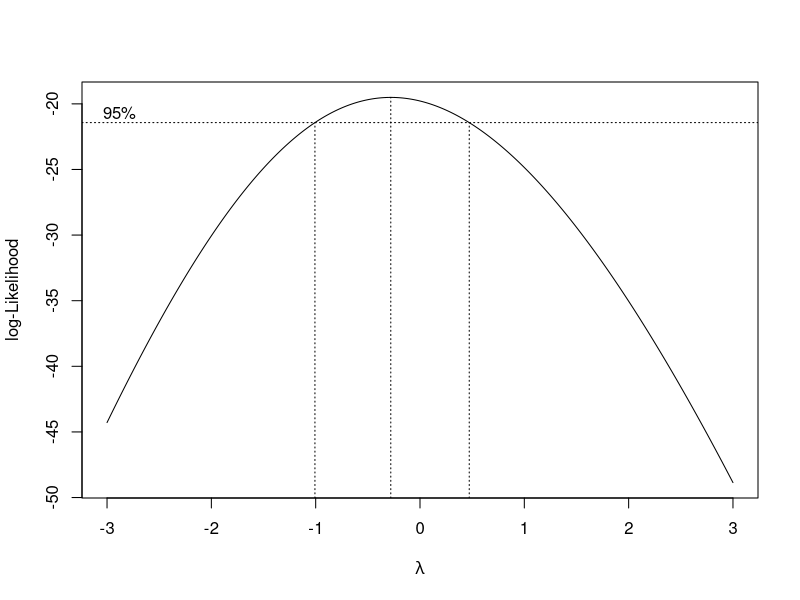
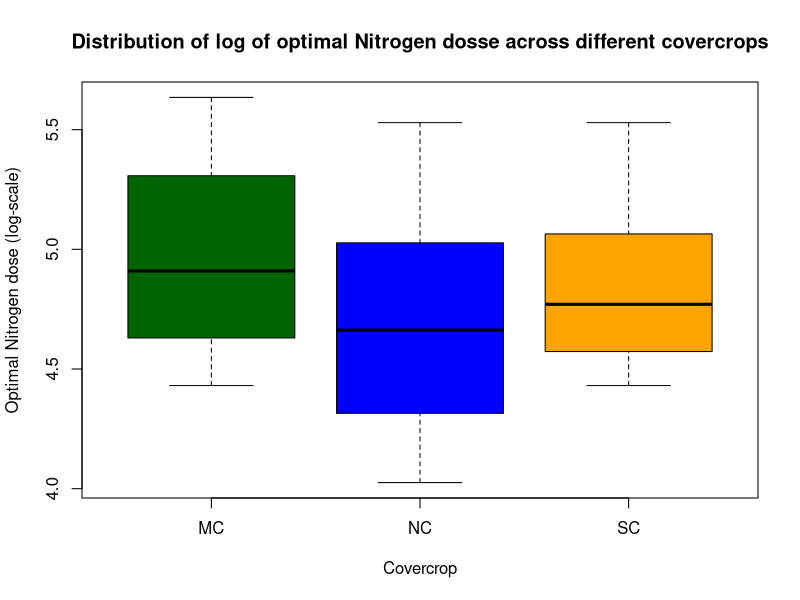
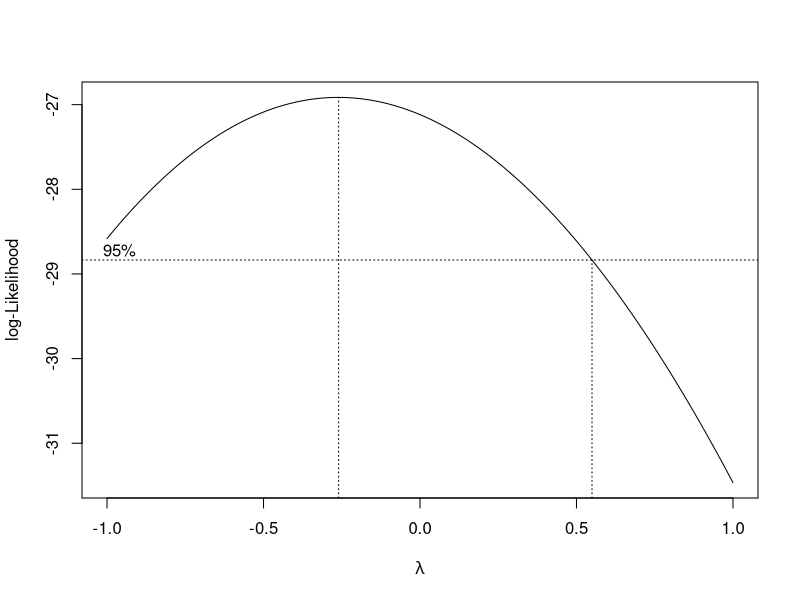

Generate these figures, in order, with R:
rm(list = ls())
library(lme4)
library(MASS)
library(multcomp)
df <- read.csv('../QP_fit_data.csv', header = TRUE)
df <- df[!(df$SITE == 'Brookings' & df$YEAR == 2020), ]
dim(df)
head(df)
df$YEAR <- as.factor(df$YEAR)
df$SITE <- as.factor(df$SITE)
df$COVERCROP <- as.factor(df$COVERCROP)
str(df)


# fixed: cover crop; random: year:site
m0 <- lmer(jp ~ COVERCROP + (1|YEAR:SITE),
           data = df)
summary(m0)
boxcox(jp ~ COVERCROP + SITE*YEAR,
       data = df, lambda = seq(-3,3,0.01)) # Needs log transformation
m0_trans <- lmer(log(jp) ~ COVERCROP + (1|YEAR:SITE),
           data = df)
summary(m0_trans)
car::Anova(m0_trans, test = 'F')
fixef(m0_trans)

pair_wise <- matrix(c(0,1,0,
                      0,0,1,
                      0,1,-1), nrow = 3, byrow = TRUE)
rownames(pair_wise)<- c('NC - MC', 'SC - MC', 'NC - SC')

pair_wise_glht <- glht(m0_trans, linfct = pair_wise,
                       adjust = 'tukey')
summary(pair_wise_glht)

diff_effect <- matrix(c(1,0,0,
                        1,1,0,
                        1,0,1), nrow = 3, byrow = TRUE)
rownames(diff_effect)<- c('MC', 'NC', 'SC')
diff_effect_glht <- glht(m0_trans, linfct = diff_effect,
                         adjust = 'tukey')
summary(diff_effect_glht)

confint(diff_effect_glht, level = 0.67)
confint(diff_effect_glht, level = 0.95)


plot(log(jp)~COVERCROP, data = df,
     main = 'Distribution of log of optimal Nitrogen dosse across different covercrops',
     xlab = 'Covercrop', ylab = 'Optimal Nitrogen dose (log-scale)',
     col = c('darkgreen', 'blue', 'orange'))


# fixed: cover crop + site; random: year
m1 <- lmer(jp ~ COVERCROP + SITE + (1|YEAR),
           data = df) # singular fit
summary(m1)
car::Anova(m1, test = 'F')
boxcox(jp ~ COVERCROP + SITE + YEAR,
       data = df, lambda = seq(-1,1,0.01)) # Needs log transformation
m1_trans <-  lmer(log(jp) ~ COVERCROP + SITE + (1|YEAR),
                  data = df) # singular fit
summary(m1_trans)
car::Anova(m1_trans, test = 'F')
fixef(m1_trans)
